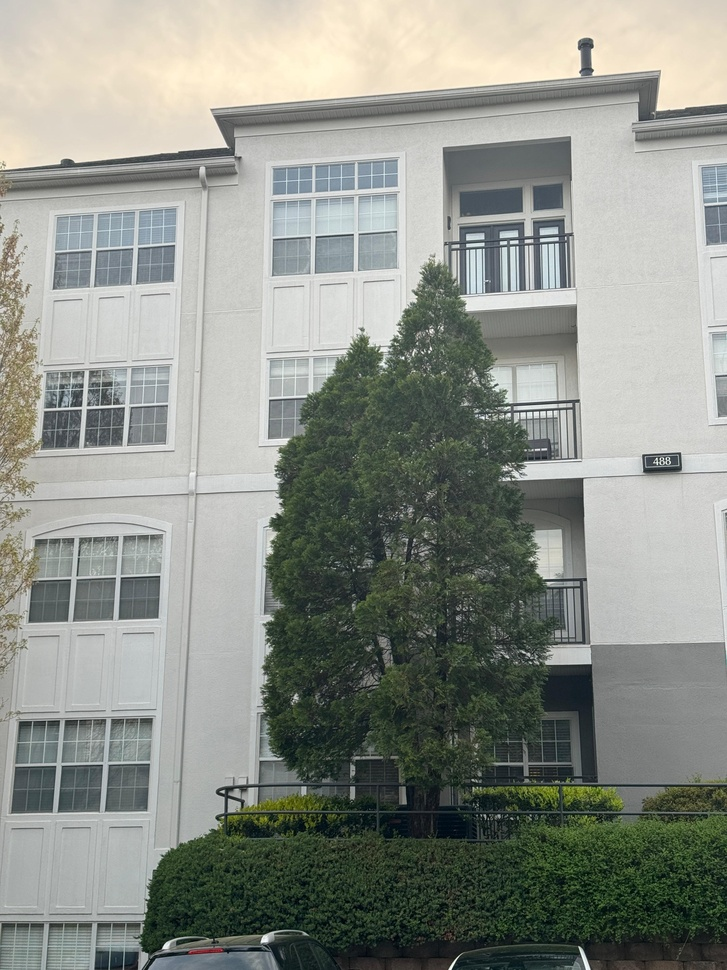
#> input picture Assignment 2/image_stitching/building2.jpg, 727 x 970 px, shrunk from 3024 x 4032 before the run
$ jupyter execute q5_withoutrecording.ipynb
#> lines starting #> are read from the running program, lines starting #| are printed output that depends on the picture
#> further down, img1 is the input picture: shape (970, 727, 3); mean B, G, R 137, 144.6, 140.5
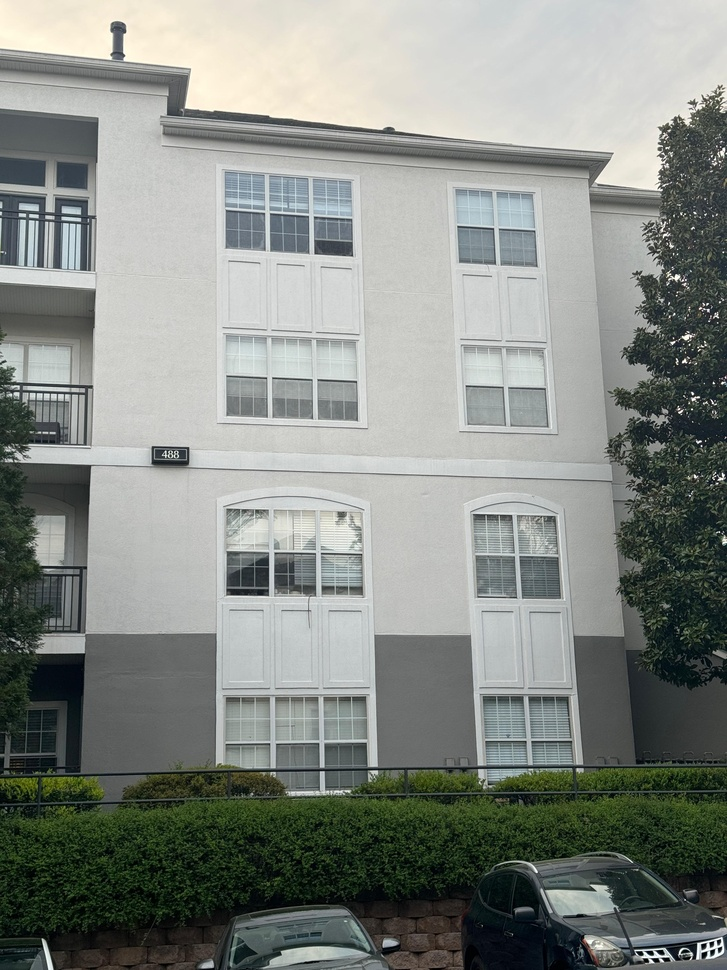
#> input picture Assignment 2/image_stitching/building1.jpg, 727 x 970 px, shrunk from 3024 x 4032 before the run
#> further down, img2 is the input picture: shape (970, 727, 3); mean B, G, R 132.5, 138, 133.3
Question 5 : Without including the record part

Image stitching function
Stitches based on SIFT or ORB features
Usage :

stitch_2_imgs(img1, img2, feature)

for stitching using ORB features, use "ORB"
for stitching using SIFT features, use "SIFT"

[cell 1]
import cv2
import numpy as np

def stitch_2_imgs(img1, img2, feature='SIFT', blending=True):
    # Convert images to grayscale
#> called with feature = 'SIFT', blending = True
    img1_bw = cv2.cvtColor(img1, cv2.COLOR_BGR2GRAY)
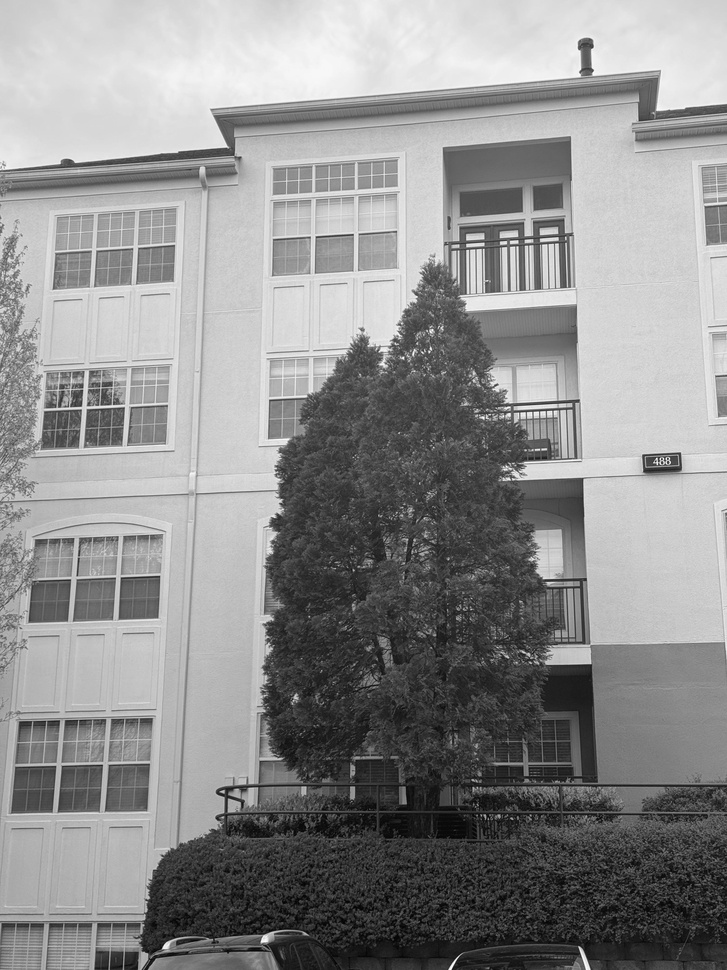
#> img1_bw: shape (970, 727); min 1, max 255, mean 142.5
    img2_bw = cv2.cvtColor(img2, cv2.COLOR_BGR2GRAY)
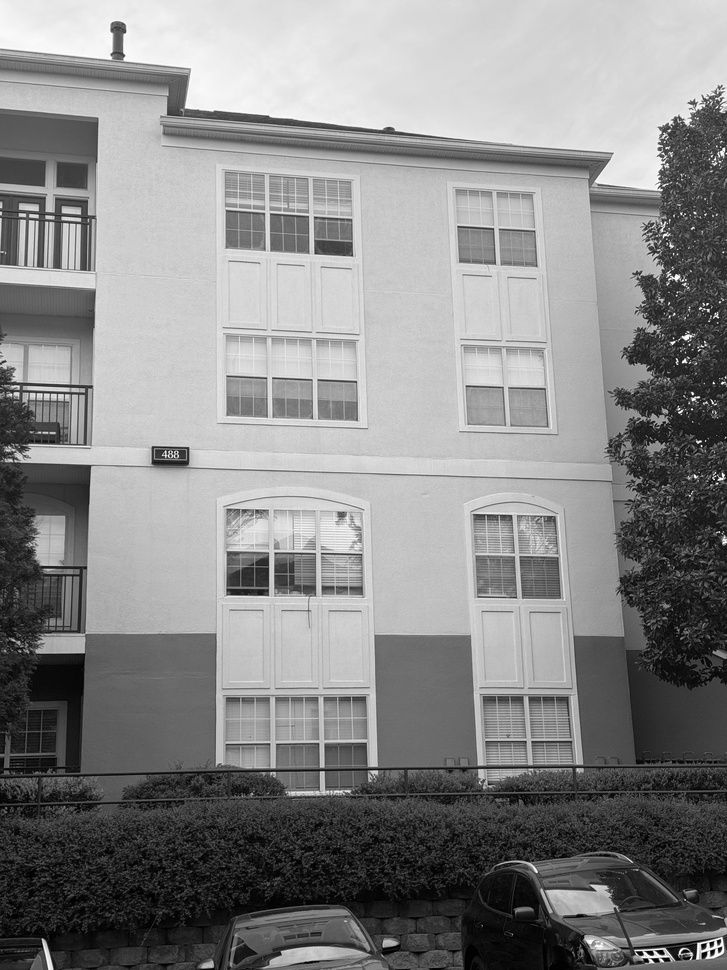
#> img2_bw: shape (970, 727); min 0, max 255, mean 136

    # Choose feature detector based on the provided feature parameter
    if feature == 'SIFT':
        feat = cv2.SIFT_create()
    elif feature == 'ORB':
        feat = cv2.ORB_create()
    else:
        print("Please enter correct feature value.")
        return None

    # Detect keypoints and compute descriptors for both images
    kp_img1, desc_img1 = feat.detectAndCompute(img1_bw, None)
#> kp_img1 = 3087 keypoints; strongest (x, y, size): (265, 939, 6.3), (166, 946, 5.2), (586, 45, 10.1), (223, 792, 2.3)
    kp_img2, desc_img2 = feat.detectAndCompute(img2_bw, None)
#> kp_img2 = 2789 keypoints; strongest (x, y, size): (712, 952, 3.2), (720, 949, 2.8), (712, 944, 3), (692, 393, 1.9)

    # Match descriptors using a brute-force matcher
    bf = cv2.BFMatcher()
    matches = bf.knnMatch(desc_img2, desc_img1, k=2)
#> matches = 2789 matches

    # Filter good matches based on Lowe's ratio test
    good_points = []
    for m, n in matches:
        if m.distance < 0.6 * n.distance:
            good_points.append(m)
#> after the loop, good_points = 355 matches

    # Check if enough good matches are found to compute homography
    if len(good_points) < 4:
        print("Not enough matches found to compute homography.")
        return None

    # Extract matched keypoints for computing homography
    query_pts = np.float32([kp_img2[m.queryIdx].pt for m in good_points]).reshape(-1, 1, 2)
#> query_pts = 355 rows, first 8: [4.15, 861.7], [5.11, 884.4], [5.12, 338.1], [5.9, 390.1], [5.9, 390.1], [6.26, 772.5], [6.26, 772.5], [7.4, 443.2]
    train_pts = np.float32([kp_img1[m.trainIdx].pt for m in good_points]).reshape(-1, 1, 2)
#> train_pts = 355 rows, first 8: [534.3, 868.1], [537.1, 890.5], [496.2, 362.2], [499.5, 411.7], [499.5, 411.7], [526.5, 780.6], [526.5, 780.6], [504.4, 462.6]

    # Compute homography matrix using RANSAC
    matrix, mask = cv2.findHomography(query_pts, train_pts, cv2.RANSAC, 5.0)
#> matrix = [[0.757, 0.0604, 461.6], [-0.204, 0.92, 48.23], [-0.00029, -3.57e-05, 1]]; mask = 355 values, max 1 at index 0, min 0 at index 39, mean 0.749

    # Warping the second image to the perspective of the first image
    dst = cv2.warpPerspective(img2, matrix, ((img1.shape[1] + img2.shape[1]), img2.shape[0]))
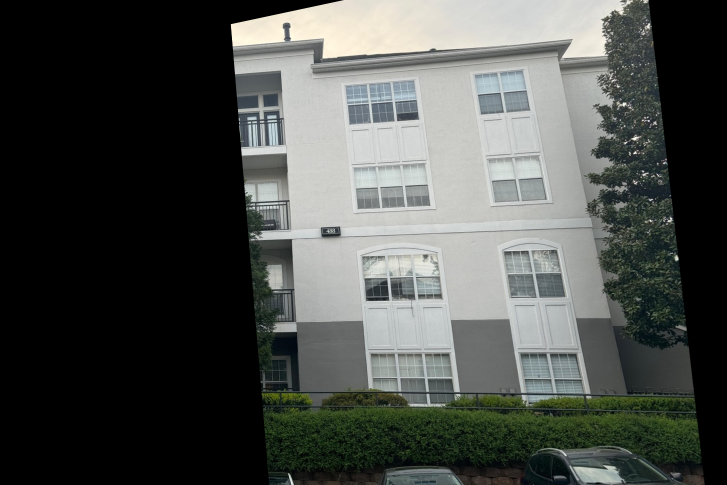
#> dst: shape (970, 1454, 3) (shown at 1/2 size); mean B, G, R 74.9, 78.3, 75.2

    # If blending is enabled, perform multi-band blending
    if blending:
        dst[0:img1.shape[0], 0:img1.shape[1]] = img1
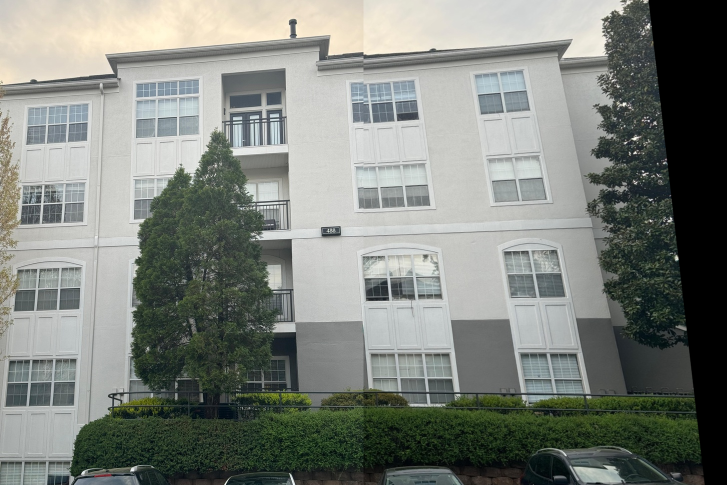
#> dst: shape (970, 1454, 3) (shown at 1/2 size); mean B, G, R 123.2, 129.5, 124.9
    else:
        # Directly paste the second image onto the first image
        dst[0:img1.shape[0], 0:img1.shape[1]] = img1
        # Adjust pixel intensity to avoid overwriting img1 pixels with black pixels from img2
        dst = cv2.addWeighted(dst, 0.5, img2, 0.5, 0)

    return dst

[cell 2]
img1 = cv2.imread('image_stitching/building2.jpg')
img2 = cv2.imread('image_stitching/building1.jpg')
result = stitch_2_imgs(img1, img2, blending=True)

if result is not None:
    cv2.imwrite('image_stitching/panorama.jpg', result)
    cv2.imshow('Panorama', result)
    cv2.waitKey(0)
    cv2.destroyAllWindows()
else:
    print("Stitching failed. Insufficient matches.")
